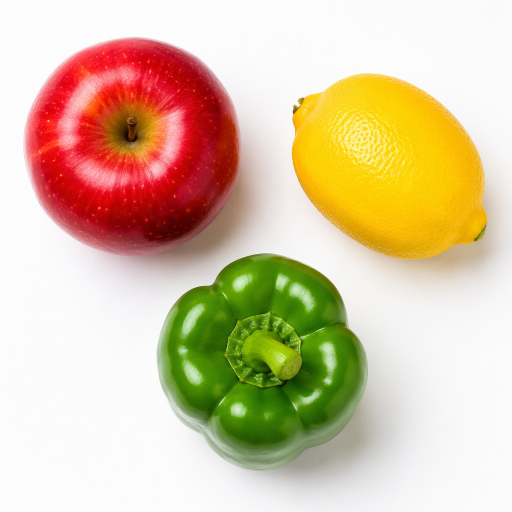
//> input picture 底层算法演示/色彩空间转换/assets/fruits.png, 1024 x 1024 px (shown at 1/2 size)
$ ./color_space_conversion -i=../assets/fruits.png   (built with g++ and OpenCV 4)
//> lines starting //> are read from the running program, lines starting //| are printed output that depends on the picture; after the words box and inside, x2 and y2 are one past the last pixel; in counts of white or black regions, pixels touching at a corner belong together
/**
 * @file    color_space_conversion.cpp
 * @brief   色彩空间转换演示：在 BGR / HSV / Lab / YCrCb 之间转换并分析各通道特性。
 * @details 流程：读取彩色图 -> 转换目标空间 -> 分离通道并可视化 -> 统计各通道特性
 *          -> 用 HSV 色相区间做颜色分割，说明换空间的实用价值。
 * @note    依赖：OpenCV 4.x（core / imgproc / imgcodecs / highgui）
 *          HSV 的 H 取值 0~179（8 位图角度折半），Lab 的 a/b 以 128 为零点，
 *          直接当灰度显示会很暗或很平，展示时需归一化。
 */

#include <iomanip>
#include <iostream>
#include <string>
#include <vector>

#include <opencv2/opencv.hpp>
#include <opencv2/core/utils/filesystem.hpp>

namespace {

/// 拼接图中标题条的高度（像素）。
const int kTitleHeight = 30;

/** @brief 在若干候选位置中查找素材，便于从不同工作目录运行。 */
std::string locateAsset(const std::string& fileName)
{
    const std::vector<std::string> candidates = {
        "../../assets/" + fileName, "../assets/" + fileName, "assets/" + fileName};
    for (const auto& path : candidates) {
        if (cv::utils::fs::exists(path)) {
            return path;
        }
    }
    return candidates.front();
}

/** @brief 由素材路径推导输出目录：<demo>/assets/x.png -> <demo>/output。 */
std::string outputDirFor(const std::string& inputPath)
{
    std::string dir = inputPath;
    const size_t slash = dir.find_last_of("/\\");
    dir = (slash == std::string::npos) ? "." : dir.substr(0, slash);
    const size_t slash2 = dir.find_last_of("/\\");
    const std::string leaf = (slash2 == std::string::npos) ? dir : dir.substr(slash2 + 1);
    if (leaf == "assets") {
        dir = (slash2 == std::string::npos) ? "." : dir.substr(0, slash2);
    }
    return dir + "/output";
}

/**
 * @brief  把单通道图归一化到 0~255 并加标题条，转成三通道便于拼接。
 * @param  channel 单通道图像。
 * @param  title   标题文字（仅支持 ASCII）。
 * @return 带标题条的三通道面板。
 * @note   Lab 的 a/b 通道以 128 为零点、动态范围窄，不归一化几乎看不见差异。
 */
cv::Mat channelPanel(const cv::Mat& channel, const std::string& title)
{
    // 展示时缩到一半，控制拼接图体积，同时保留足够可读性。
    cv::Mat small;
    cv::resize(channel, small, cv::Size(), 0.5, 0.5, cv::INTER_AREA);
    cv::Mat normalized;
    cv::normalize(small, normalized, 0, 255, cv::NORM_MINMAX);
    cv::Mat panel(small.rows + kTitleHeight, small.cols, CV_8UC3, cv::Scalar(255, 255, 255));
    cv::cvtColor(normalized, panel(cv::Rect(0, kTitleHeight, small.cols, small.rows)),
                 cv::COLOR_GRAY2BGR);
    cv::putText(panel, title, cv::Point(8, 21), cv::FONT_HERSHEY_SIMPLEX, 0.5,
                cv::Scalar(0, 0, 0), 1, cv::LINE_AA);
    return panel;
}

/**
 * @brief  给彩色图加标题条（不做归一化）。
 * @param  image 三通道图像。
 * @param  title 标题文字。
 * @return 带标题条的面板。
 */
cv::Mat colorPanel(const cv::Mat& image, const std::string& title)
{
    cv::Mat small;
    cv::resize(image, small, cv::Size(), 0.5, 0.5, cv::INTER_AREA);
    cv::Mat panel(small.rows + kTitleHeight, small.cols, CV_8UC3, cv::Scalar(255, 255, 255));
    small.copyTo(panel(cv::Rect(0, kTitleHeight, small.cols, small.rows)));
    cv::putText(panel, title, cv::Point(8, 21), cv::FONT_HERSHEY_SIMPLEX, 0.5,
                cv::Scalar(0, 0, 0), 1, cv::LINE_AA);
    return panel;
}

/**
 * @brief  按列数拼接面板。
 * @param  panels 面板列表。
 * @param  cols   每行面板数。
 * @return 拼接结果。
 */
cv::Mat montage(const std::vector<cv::Mat>& panels, int cols)
{
    const int rows = static_cast<int>((panels.size() + cols - 1) / cols);
    cv::Mat canvas(rows * panels[0].rows, cols * panels[0].cols, CV_8UC3, cv::Scalar(255, 255, 255));
    for (size_t i = 0; i < panels.size(); ++i) {
        const int r = static_cast<int>(i) / cols;
        const int c = static_cast<int>(i) % cols;
        panels[i].copyTo(canvas(cv::Rect(c * panels[i].cols, r * panels[i].rows,
                                         panels[i].cols, panels[i].rows)));
    }
    return canvas;
}

/**
 * @brief  打印某个空间的各通道统计量。
 * @param  spaceName 空间名称。
 * @param  channels  通道列表。
 * @param  names     通道名称列表。
 */
void printChannelStats(const std::string& spaceName,
                       const std::vector<cv::Mat>& channels,
                       const std::vector<std::string>& names)
{
    std::cout << spaceName << ":\n";
    for (size_t i = 0; i < channels.size(); ++i) {
        cv::Scalar mean;
        cv::Scalar stddev;
        cv::meanStdDev(channels[i], mean, stddev);
        std::cout << "  " << std::left << std::setw(4) << names[i]
                  << " mean=" << std::fixed << std::setprecision(1) << std::setw(6) << mean[0]
                  << " std=" << std::setw(6) << stddev[0] << "\n";
    }
}

}  // namespace

/**
 * @brief  主流程：转换三种色彩空间、分离通道、统计特性并做 HSV 颜色分割。
 * @param  argc 参数个数。
 * @param  argv 参数列表。
 * @return 0 表示成功，非 0 表示失败。
 */
int main(int argc, char** argv)
{
    const cv::String keys =
        "{help h usage ? |      | 打印帮助信息 }"
        "{i input        |      | 输入图像路径，缺省读取 assets/fruits.png }"
        "{o output       |      | 输出图像路径，缺省写入 <目录>/output/color_space_conversion.png }"
        "{d display      | 0    | 是否弹窗显示 (1=显示, 0=不显示) }";

    cv::CommandLineParser parser(argc, argv, keys);
    parser.about("色彩空间转换演示: BGR / HSV / Lab / YCrCb 通道分析与 HSV 分割\n"
                 "参数请使用 --key=value 形式");
    if (parser.has("help")) {
        parser.printMessage();
        return 0;
    }
    if (!parser.check()) {
        parser.printErrors();
        parser.printMessage();
        return -1;
    }

    std::string inputPath = parser.get<std::string>("input");
    if (inputPath.empty()) {
        inputPath = locateAsset("fruits.png");
    }

    // 步骤 1：读取图像。
    const cv::Mat bgr = cv::imread(inputPath, cv::IMREAD_COLOR);
//> bgr is the input picture: 1024 rows x 1024 cols, CV_8UC3; mean B, G, R 163.1, 196.1, 217.2
    if (bgr.empty()) {
        std::cerr << "无法读取图像: " << inputPath << std::endl;
        return -1;
    }

    // 步骤 2：转换到目标色彩空间。
    cv::Mat hsv;
    cv::Mat lab;
    cv::Mat ycrcb;
    cv::cvtColor(bgr, hsv, cv::COLOR_BGR2HSV);
//> hsv: 1024 rows x 1024 cols, CV_8UC3; mean H, S, V 55, 82.4, 223.5
    cv::cvtColor(bgr, lab, cv::COLOR_BGR2Lab);
//> lab: 1024 rows x 1024 cols, CV_8UC3; mean of channels 0, 1, 2 207.7, 132.2, 147.8
    cv::cvtColor(bgr, ycrcb, cv::COLOR_BGR2YCrCb);
//> ycrcb: 1024 rows x 1024 cols, CV_8UC3; mean of channels 0, 1, 2 198.6, 141.3, 108

    // 步骤 3：分离通道。
    std::vector<cv::Mat> hsvChannels;
    std::vector<cv::Mat> labChannels;
    std::vector<cv::Mat> ycrcbChannels;
    cv::split(hsv, hsvChannels);
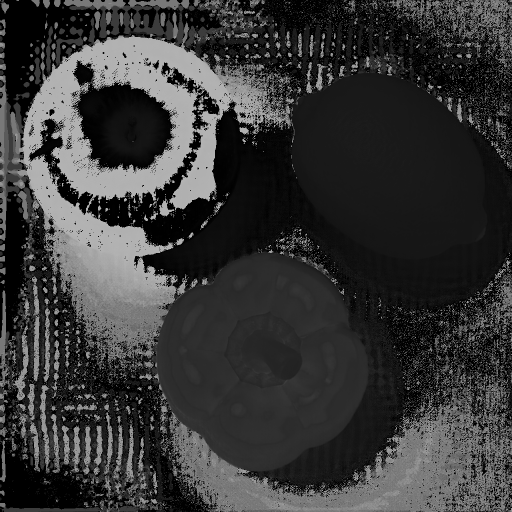
//> hsvChannels[0]: 1024 rows x 1024 cols, CV_8UC1 (shown at 1/2 size); min 0, max 179, mean 55
    cv::split(lab, labChannels);
    cv::split(ycrcb, ycrcbChannels);
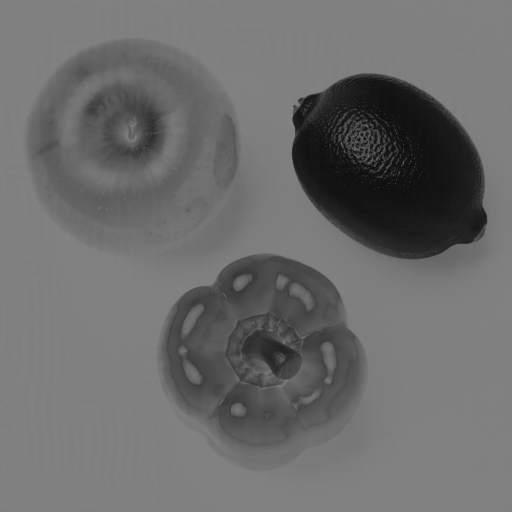
//> ycrcbChannels[2]: 1024 rows x 1024 cols, CV_8UC1 (shown at 1/2 size); min 12, max 130, mean 108

    // 步骤 4：分析特性（均值反映整体色调，标准差反映通道内的分布范围）。
    printChannelStats("HSV (H:0~179, S/V:0~255)", hsvChannels, {"H", "S", "V"});
//> the loop in printChannelStats, `for (size_t i = 0; i < channels.size(); ++i)` made 3 passes
//> (mean, stddev) on passes 1 to 3: (Scalar(55), Scalar(60.97)), (Scalar(82.43), Scalar(106.7)), (Scalar(223.5), Scalar(44.74))
//|   H    mean=55.0   std=61.0
//|   S    mean=82.4   std=106.7
//|   V    mean=223.5  std=44.7
    printChannelStats("Lab (L:0~255, a/b:以128为零点)", labChannels, {"L", "a", "b"});
//> the loop in printChannelStats (call 2), `for (size_t i = 0; i < channels.size(); ++i)` made 3 passes
//> (mean, stddev) on passes 1 to 3: (Scalar(207.7), Scalar(56.17)), (Scalar(132.2), Scalar(23.89)), (Scalar(147.8), Scalar(28.04))
//|   L    mean=207.7  std=56.2
//|   a    mean=132.2  std=23.9
//|   b    mean=147.8  std=28.0
    printChannelStats("YCrCb", ycrcbChannels, {"Y", "Cr", "Cb"});

    // 步骤 5：用 HSV 的色相区间做颜色分割——这是换色彩空间最实用的场景。
    //        柠檬的黄色在 OpenCV 的 H 轴上大约落在 20~35。
    cv::Mat mask;
    cv::inRange(hsv, cv::Scalar(20, 80, 80), cv::Scalar(35, 255, 255), mask);
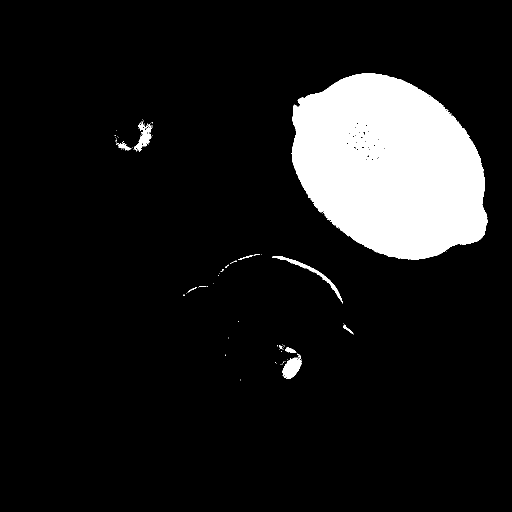
//> mask: 1024 rows x 1024 cols, CV_8UC1 (shown at 1/2 size); 10.7% white; 91 white regions (81 under 20 px), largest, box (x1, y1, x2, y2) and area: (583, 147, 975, 520) 108731, (564, 711, 603, 758) 1065, (544, 512, 686, 607) 990
    cv::Mat masked;
    bgr.copyTo(masked, mask);
    std::cout << "黄色像素占比: " << std::fixed << std::setprecision(2)
              << 100.0 * cv::countNonZero(mask) / mask.total() << "%\n";
//| 黄色像素占比: 10.71%

    // 拼接结果。
    const std::vector<cv::Mat> panels = {
        colorPanel(bgr, "BGR original"),
        channelPanel(hsvChannels[0], "HSV H (hue)"),
        channelPanel(hsvChannels[1], "HSV S (saturation)"),
        channelPanel(hsvChannels[2], "HSV V (value)"),
        channelPanel(labChannels[0], "Lab L (lightness)"),
        channelPanel(labChannels[1], "Lab a (green-red)"),
        channelPanel(labChannels[2], "Lab b (blue-yellow)"),
        channelPanel(ycrcbChannels[0], "YCrCb Y (luma)"),
        channelPanel(mask, "H in [20,35] mask"),
        colorPanel(masked, "yellow only")};
//> in colorPanel, `cv::putText(panel, title, cv::Point(8, 21), cv::FONT_HERSHEY_SIMPLEX, ..`: panel: 542 rows x 512 cols, CV_8UC3; mean B, G, R 168.1, 199.2, 219.1
//> in channelPanel, `cv::putText(panel, title, cv::Point(8, 21), cv::FONT_HERSHEY_SIMPLEX, ..`: panel: 542 rows x 512 cols, CV_8UC3; min 0, max 255, mean 88
//> in channelPanel (call 2), `cv::putText(panel, title, cv::Point(8, 21), cv::FONT_HERSHEY_SIMPLEX, ..`: panel: 542 rows x 512 cols, CV_8UC3; min 0, max 255, mean 91.7
//> in channelPanel (call 3), `cv::putText(panel, title, cv::Point(8, 21), cv::FONT_HERSHEY_SIMPLEX, ..`: panel: 542 rows x 512 cols, CV_8UC3; min 0, max 255, mean 224.6
//> in channelPanel (call 4), `cv::putText(panel, title, cv::Point(8, 21), cv::FONT_HERSHEY_SIMPLEX, ..`: panel: 542 rows x 512 cols, CV_8UC3; min 0, max 255, mean 210.2
//> in channelPanel (call 5), `cv::normalize(small, normalized, 0, 255, cv::NORM_MINMAX);`:
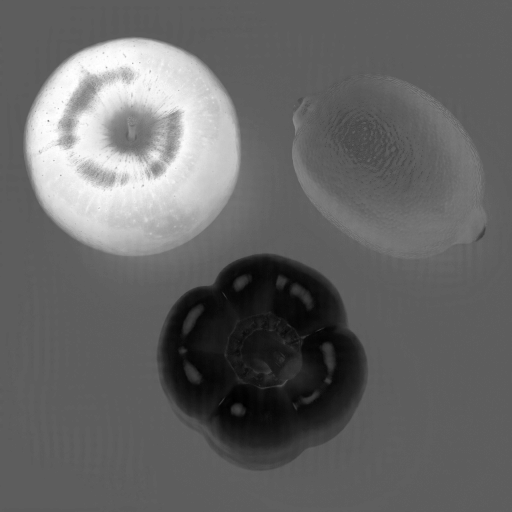
//> normalized: 512 rows x 512 cols, CV_8UC1; min 0, max 255, mean 102.1
//> in channelPanel (call 5), `cv::putText(panel, title, cv::Point(8, 21), cv::FONT_HERSHEY_SIMPLEX, ..`:
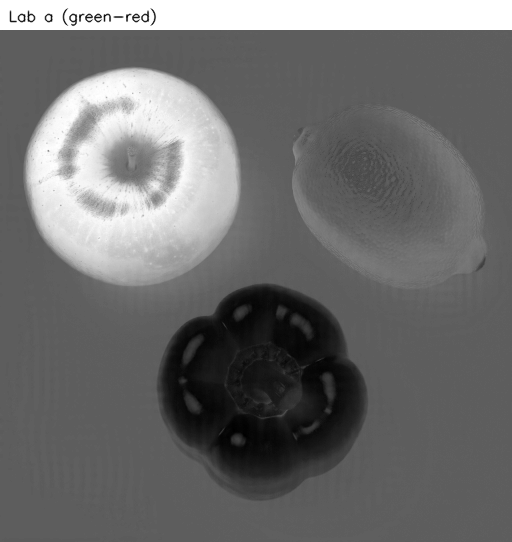
//> panel: 542 rows x 512 cols, CV_8UC3; min 0, max 255, mean 110.2
//> in channelPanel (call 6), `cv::putText(panel, title, cv::Point(8, 21), cv::FONT_HERSHEY_SIMPLEX, ..`: panel: 542 rows x 512 cols, CV_8UC3; min 0, max 255, mean 73.1
//> in channelPanel (call 7), `cv::putText(panel, title, cv::Point(8, 21), cv::FONT_HERSHEY_SIMPLEX, ..`:
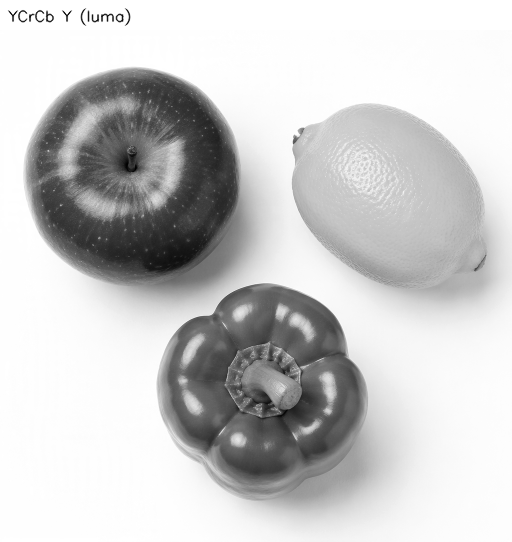
//> panel: 542 rows x 512 cols, CV_8UC3; min 0, max 255, mean 202
//> in channelPanel (call 8), `cv::putText(panel, title, cv::Point(8, 21), cv::FONT_HERSHEY_SIMPLEX, ..`:
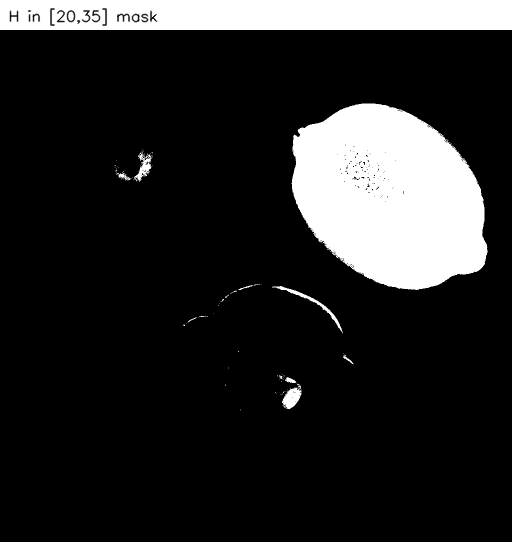
//> panel: 542 rows x 512 cols, CV_8UC3; min 0, max 255, mean 39.5
    const cv::Mat result = montage(panels, 5);
//> in montage, `const int rows = static_cast<int>((panels.size() + cols - 1) / cols);`: rows = 2
//> the loop in montage, `for (size_t i = 0; i < panels.size(); ++i)` made 10 passes

    std::string outputPath = parser.get<std::string>("output");
    if (outputPath.empty()) {
        const std::string outDir = outputDirFor(inputPath);
        cv::utils::fs::createDirectories(outDir);
        outputPath = outDir + "/color_space_conversion.png";
    }
    if (!cv::imwrite(outputPath, result)) {
        std::cerr << "无法写入输出图像: " << outputPath << std::endl;
        return -1;
    }
    std::cout << "结果已保存至 " << outputPath << std::endl;

    if (parser.get<int>("display") != 0) {
        cv::imshow("color space conversion", result);
        cv::waitKey(0);
    }
    return 0;
}
